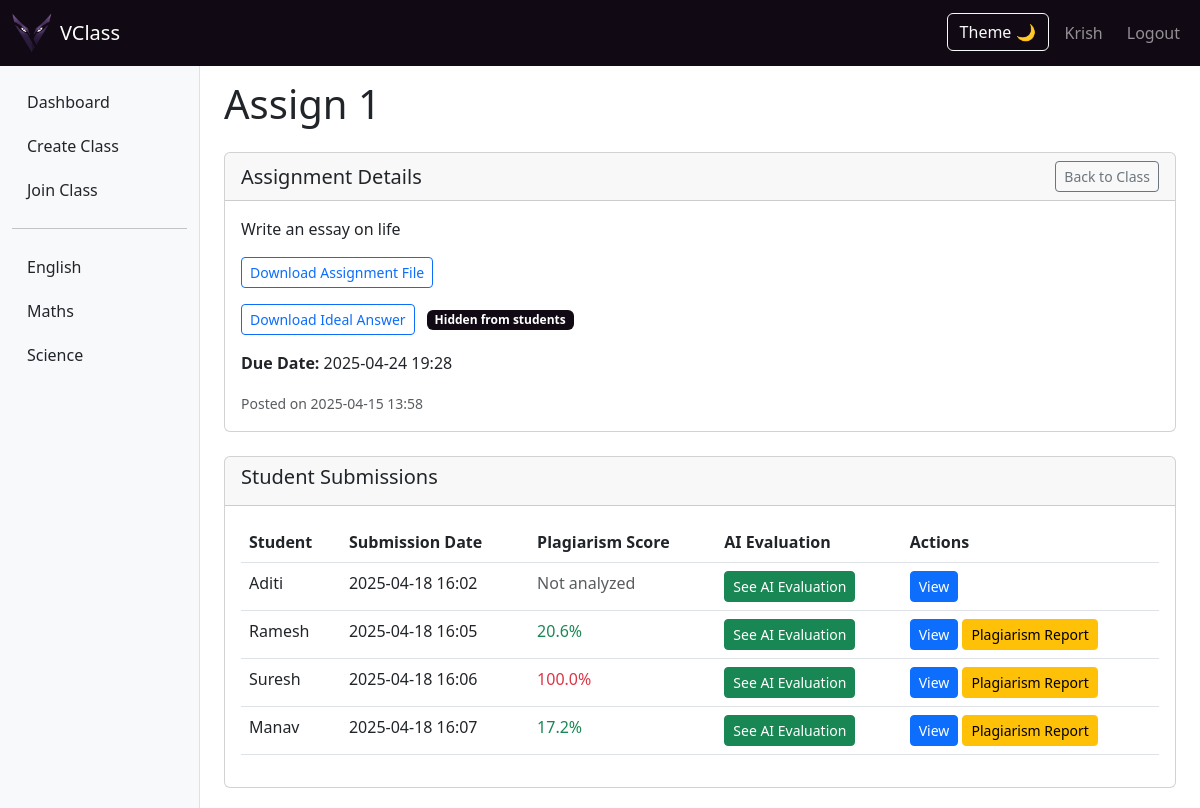
/assignment/1 (signed in), run on the app's committed database.
### app.py (models this page shows)
class Class(db.Model):
    id = db.Column(db.Integer, primary_key=True)
    title = db.Column(db.String(100), nullable=False)
    code = db.Column(db.String(10), nullable=False, unique=True)
    creator_id = db.Column(db.Integer, db.ForeignKey('user.id'), nullable=False)

class Assignment(db.Model):
    id = db.Column(db.Integer, primary_key=True)
    class_id = db.Column(db.Integer, db.ForeignKey('class.id'), nullable=False)
    title = db.Column(db.String(100), nullable=False)
    description = db.Column(db.Text, nullable=False)
    attachment = db.Column(db.String(200))
    due_date = db.Column(db.DateTime)
    created_at = db.Column(db.DateTime, default=datetime.utcnow)
    ideal_answer_attachment = db.Column(db.String(200), nullable=True)
    ideal_answer_text = db.Column(db.Text, nullable=True)
    ideal_answer_visible = db.Column(db.Boolean, default=False)

class User(db.Model):
    id = db.Column(db.Integer, primary_key=True)
    username = db.Column(db.String(80), unique=True, nullable=False)
    password = db.Column(db.String(200), nullable=False)
    mail=db.Column(db.String(100), unique=True, nullable=True)
    created_at = db.Column(db.DateTime, default=datetime.utcnow)

class Submission(db.Model):
    id = db.Column(db.Integer, primary_key=True)
    assignment_id = db.Column(db.Integer, db.ForeignKey('assignment.id'), nullable=False)
    user_id = db.Column(db.Integer, db.ForeignKey('user.id'), nullable=False)
    attachment = db.Column(db.String(200))
    comment = db.Column(db.Text)
    submitted_at = db.Column(db.DateTime, default=datetime.utcnow)
    text_content = db.Column(db.Text, nullable=True)

class PlagiarismResult(db.Model):
    id = db.Column(db.Integer, primary_key=True)
    submission_id = db.Column(db.Integer, db.ForeignKey('submission.id'), nullable=False)
    compared_submission_id = db.Column(db.Integer, db.ForeignKey('submission.id'), nullable=False)
    sequence_similarity = db.Column(db.Float)
    cosine_similarity = db.Column(db.Float)
    trigram_overlap = db.Column(db.Float)
    plagiarism_likelihood = db.Column(db.Float)
    total_matches = db.Column(db.Integer)
    exact_matches = db.Column(db.Text)  # Store as JSON
    created_at = db.Column(db.DateTime, default=datetime.utcnow)

### app.py (the view)
@app.route('/assignment/<int:assignment_id>')
def view_assignment(assignment_id):
    if 'user_id' not in session:
        return redirect(url_for('login'))
    assignment = Assignment.query.get_or_404(assignment_id)
    class_obj = Class.query.get_or_404(assignment.class_id)
    enrollment = ClassEnrollment.query.filter_by(
        user_id=session['user_id'], class_id=class_obj.id
    ).first_or_404()
    submission = None
    if not enrollment.is_teacher:
        submission = Submission.query.filter_by(
            assignment_id=assignment_id, user_id=session['user_id']
        ).first()
    else:
        submissions = Submission.query.filter_by(assignment_id=assignment_id).all()
        users = {sub.user_id: User.query.get(sub.user_id).username for sub in submissions}
        plagiarism_data = {}
        for sub in submissions:
            highest_result = PlagiarismResult.query.filter_by(submission_id=sub.id).order_by(
                PlagiarismResult.plagiarism_likelihood.desc()
            ).first()
            if highest_result:
                plagiarism_data[sub.id] = {
                    'likelihood': highest_result.plagiarism_likelihood,
                    'compared_with': highest_result.compared_submission_id
                }
        return render_template('view_assignment_teacher.html',
                              assignment=assignment,
                              class_obj=class_obj,
                              submissions=submissions,
                              users=users,
                              plagiarism_data=plagiarism_data,
                              datetime=datetime)  # Pass datetime module here
    return render_template('view_assignment.html',
                          assignment=assignment,
                          class_obj=class_obj,
                          submission=submission,
                          datetime=datetime)  # Pass datetime module here

### app.py (called while the page is built)
@app.context_processor
def utility_processor():
    def get_user_classes():
        if 'user_id' in session:
            user_id = session['user_id']
            enrollments = ClassEnrollment.query.filter_by(user_id=user_id).all()
            class_data = []
            for enrollment in enrollments:
                class_obj = Class.query.get(enrollment.class_id)
                if class_obj:
                    class_obj.is_teacher = enrollment.is_teacher
                    class_data.append(class_obj)
            return class_data
        return []
    return {'get_user_classes': get_user_classes}

### templates/view_assignment_teacher.html
{% extends "base.html" %}
{% block content %}
    <h1 class="mb-4">{{ assignment.title }}</h1>
    <div class="row">
        <div class="col-md-12">
            <div class="card mb-4">
                <div class="card-header">
                    <div class="d-flex justify-content-between align-items-center">
                        <h5 class="card-title mb-0">Assignment Details</h5>
                        <a href="{{ url_for('view_class', class_id=class_obj.id) }}" class="btn btn-sm btn-outline-secondary">
                            Back to Class
                        </a>
                    </div>
                </div>
                <div class="card-body">
                    <p class="card-text">{{ assignment.description }}</p>
                    {% if assignment.attachment %}
                        <p class="card-text">
                            <a href="{{ url_for('static', filename='uploads/' + assignment.attachment) }}"
                               target="_blank" class="btn btn-sm btn-outline-primary">
                                Download Assignment File
                            </a>
                        </p>
                    {% endif %}
                    {% if assignment.ideal_answer_attachment %}
                        <p class="card-text">
                            <a href="{{ url_for('static', filename='uploads/' + assignment.ideal_answer_attachment) }}"
                               target="_blank" class="btn btn-sm btn-outline-primary">
                                Download Ideal Answer
                            </a>
                            <span class="ms-2 badge bg-primary">
                                {{ "Visible to students" if assignment.ideal_answer_visible else "Hidden from students" }}
                            </span>
                        </p>
                    {% endif %}
                    {% if assignment.due_date %}
                        <p class="card-text">
                            <strong>Due Date:</strong> {{ assignment.due_date.strftime('%Y-%m-%d %H:%M') }}
                        </p>
                    {% endif %}
                    <p class="card-text">
                        <small class="text-muted">
                            Posted on {{ assignment.created_at.strftime('%Y-%m-%d %H:%M') }}
                        </small>
                    </p>
                </div>
            </div>
            <div class="card">
                <div class="card-header">
                    <h5 class="card-title">Student Submissions</h5>
                </div>
                <div class="card-body">
                    {% if submissions %}
                    <div class="table-responsive">
                        <table class="table">
                            <thead>
                                <tr>
                                    <th>Student</th>
                                    <th>Submission Date</th>
                                    <th>Plagiarism Score</th>
                                    <th>AI Evaluation</th>
                                    <th>Actions</th>
                                </tr>
                            </thead>
                            <tbody>
                                {% for submission in submissions %}
                                <tr>
                                    <td>{{ users[submission.user_id] }}</td>
                                    <td>{{ submission.submitted_at.strftime('%Y-%m-%d %H:%M') }}</td>
                                    <td>
                                        {% if submission.id in plagiarism_data %}
                                        <span class="{% if plagiarism_data[submission.id].likelihood > 75 %}text-danger{% elif plagiarism_data[submission.id].likelihood > 50 %}text-warning{% else %}text-success{% endif %}">
                                            {{ plagiarism_data[submission.id].likelihood|round(1) }}%
                                        </span>
                                        {% else %}
                                        <span class="text-muted">Not analyzed</span>
                                        {% endif %}
                                    </td>
                                    <td>
                                        {% if submission.text_content %}
                                        <a href="{{ url_for('view_ai_evaluation', submission_id=submission.id) }}" class="btn btn-sm btn-success">
                                            See AI Evaluation
                                        </a>
                                        {% else %}
                                        <span class="text-muted">No text content</span>
                                        {% endif %}
                                    </td>
                                    <td>
                                        <a href="{{ url_for('view_submission', submission_id=submission.id) }}" class="btn btn-sm btn-primary">View</a>
                                        {% if submission.id in plagiarism_data %}
                                        <a href="{{ url_for('view_plagiarism_results', submission_id=submission.id) }}" class="btn btn-sm btn-warning">Plagiarism Report</a>
                                        {% endif %}
                                    </td>
                                </tr>
                                {% endfor %}
                            </tbody>
                        </table>
                    </div>
                    {% else %}
                        <p class="text-center">No submissions yet.</p>
                    {% endif %}
                </div>
            </div>
        </div>
    </div>
{% endblock %}

### templates/base.html (shortened to what this page needs)
<!DOCTYPE html>
<html lang="en">
<head>
    <link href="https://cdn.jsdelivr.net/npm/bootstrap@5.3.0-alpha1/dist/css/bootstrap.min.css" rel="stylesheet">
</head>
<body>
    <nav class="navbar navbar-expand-lg navbar-dark bg-primary fixed-top" style="background-color: #110914;">
        <div class="container-fluid">
            <a class="navbar-brand d-flex align-items-center" href="{{ url_for('dashboard') if 'user_id' in session else url_for('index') }}">
                <img class="m-header__image m-header__image--pc me-2"
                     src="{{ url_for('static', filename='images/final.png') }}"
                     alt="VClass" style="height: 40px;">
                <span class="navbar-title">VClass</span>
            </a>
            <div class="collapse navbar-collapse" id="navbarNav">
                <ul class="navbar-nav ms-auto">
                    {% if 'user_id' in session %}
                    <li class="nav-item">
                        <button id="darkModeToggle" class="btn btn-outline-light ms-2">Theme 🌙</button>
                    </li>
                        <li class="nav-item">
                            <a class="btn btn-outline-light ms-2 nav-link" href="{{url_for('profile')}}">{{ session['username'] }}</a>
                        </li>
                        <li class="nav-item">
                            <a class="btn btn-outline-light ms-2 nav-link" href="{{ url_for('logout') }}">Logout</a>
                        </li>
                    {% endif %}
                </ul>
            </div>
        </div>
    </nav>
    {% if 'user_id' in session %}
        <div class="container-fluid">
            <div class="row">
                <div class="col-md-3 col-lg-2 d-md-block sidebar collapse">
                    <div class="position-sticky">
                        <ul class="nav flex-column">
                            <li class="nav-item">
                                <a class="nav-link" href="{{ url_for('dashboard') }}">Dashboard</a>
                            </li>
                            <li class="nav-item">
                                <a class="nav-link" href="{{ url_for('create_class') }}">Create Class</a>
                            </li>
                            <li class="nav-item">
                                <a class="nav-link" href="{{ url_for('join_class') }}">Join Class</a>
                            </li>
                            <li class="nav-item">
                                <hr>
                            </li>
                            {% set user_classes = get_user_classes() %}
                            {% if user_classes %}
                                {% for class in user_classes %}
                                    <li class="nav-item">
                                        <a class="nav-link" href="{{ url_for('view_class', class_id=class.id) }}">
                                            {{ class.title }}
                                        </a>
                                    </li>
                                {% endfor %}
                            {% endif %}
                        </ul>
                    </div>
                </div>
                <main class="col-md-9 ms-sm-auto col-lg-10 px-md-4 main-content">
                    {% block content %}{% endblock %}
                </main>
            </div>
        </div>
    {% endif %}
</body>
</html>

### templates/base.html (style rules this page uses)
:root { --bg-color: #ffffff; --text-color: #212529; --sidebar-bg: #f8f9fa; --sidebar-border: #dee2e6; --sidebar-hover: #e9ecef; }
body { padding-top: 60px; background-color: var(--bg-color); color: var(--text-color); transition: background-color 0.3s ease, color 0.3s ease; }
.sidebar { height: 100vh; position: fixed; top: 60px; left: 0; padding-top: 20px; background-color: var(--sidebar-bg); border-right: 1px solid var(--sidebar-border); overflow-y: auto; }
.sidebar a { padding: 10px 15px; text-decoration: none; display: block; color: var(--text-color); }
body { padding-top: 60px; }
.bg-primary { background-color: #110914 !important; }
.sidebar { height: 100vh; position: fixed; top: 60px; left: 0; padding-top: 20px; background-color: #f8f9fa; border-right: 1px solid #dee2e6; overflow-y: auto; }
.sidebar a { padding: 10px 15px; text-decoration: none; display: block; color: #212529; }
.main-content { margin-left: 250px; padding: 20px; }

### data on the page
Class: title "English"
Class: title "Maths"
Class: title "Science"
Assignment: title "Assign 1", description "Write an essay on life", ideal_answer_visible "Hidden from students", due_date "2025-04-24 19:28", created_at "2025-04-15 13:58"
Submission: submitted_at "2025-04-18 16:02", shows "Not analyzed"
User: username "Aditi"
Submission: submitted_at "2025-04-18 16:05", id.plagiarism_likelihood "20.6"
User: username "Ramesh"
Submission: submitted_at "2025-04-18 16:06"
User: username "Suresh"
PlagiarismResult: plagiarism_likelihood "100.0"
Submission: submitted_at "2025-04-18 16:07"
User: username "Manav"
PlagiarismResult: plagiarism_likelihood "17.2"

### other printed values
{{ session['username'] }} "Krish"
